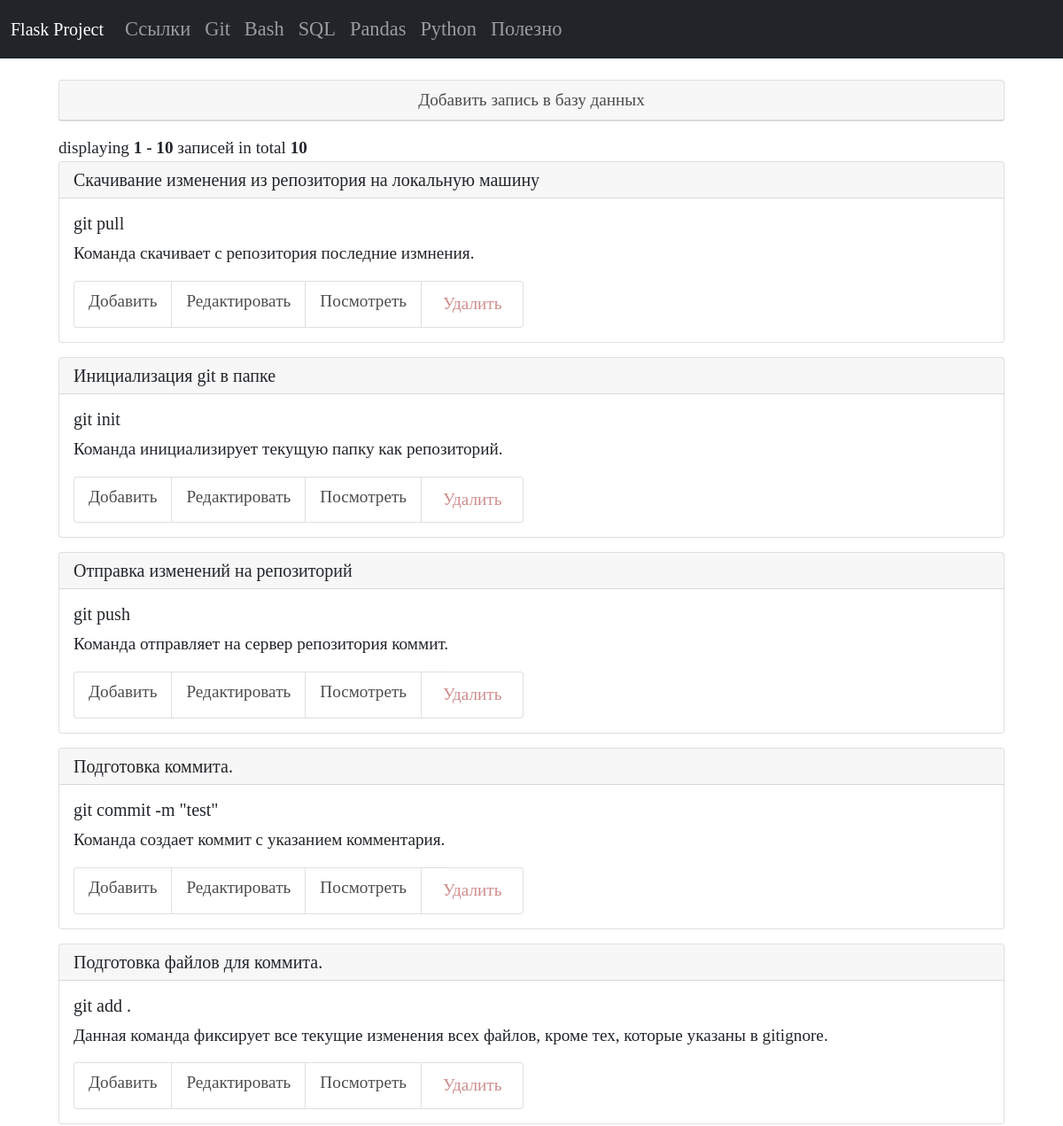
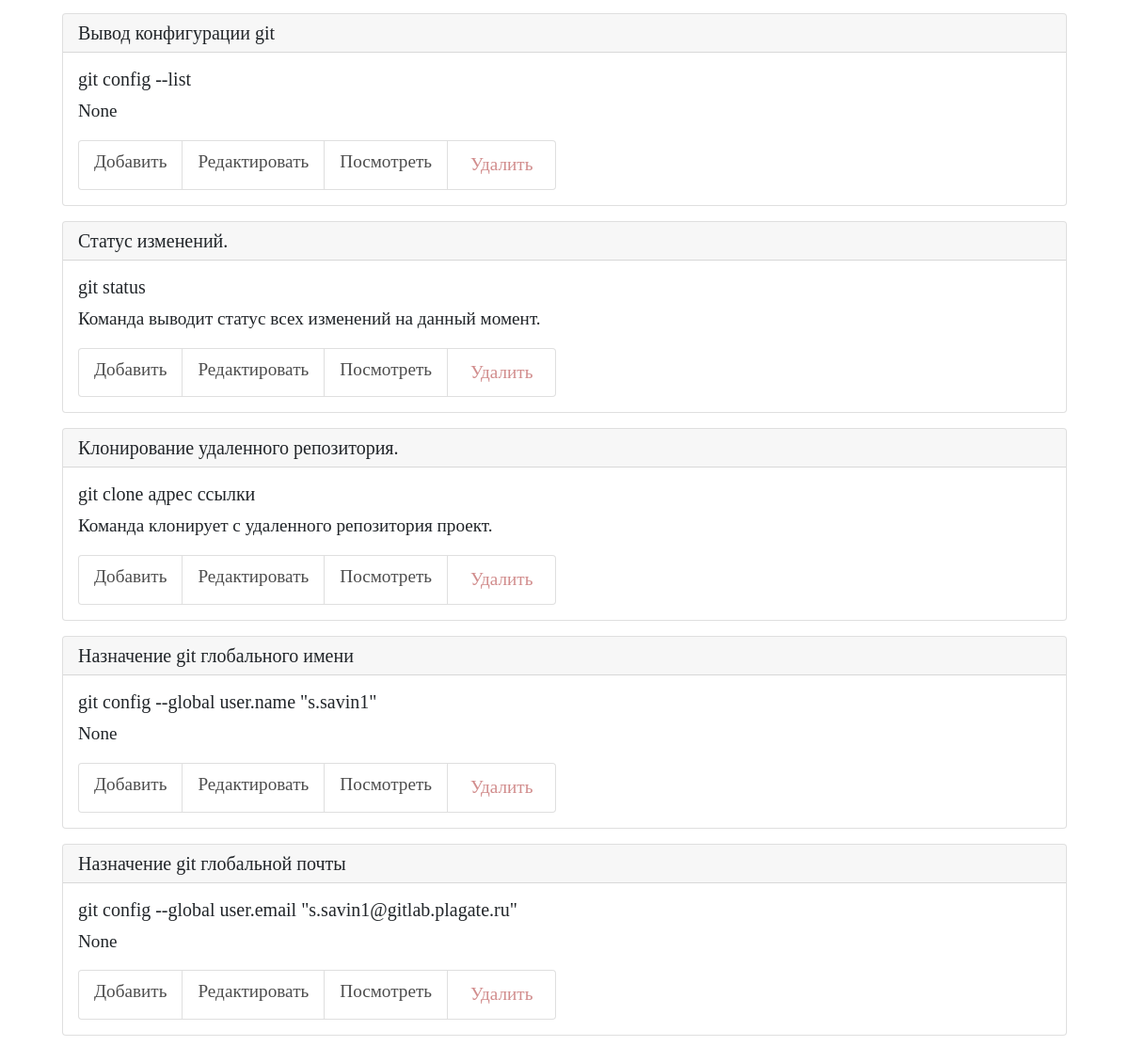
/git, run on the app's committed database (2 pictures, top to bottom).
### tables this page shows
CREATE TABLE git (
    git_id INTEGER PRIMARY KEY AUTOINCREMENT,
    git_command TEXT NOT NULL,
    git_name TEXT NOT NULL
  , git_description TEXT);

### app.py (the view)
@app.route("/git")
def git_list_commands():
    conn = get_db_connection()
    git_list = conn.execute("SELECT * FROM git ORDER BY 1 DESC").fetchall()
    conn.close()
    page, per_page, offset = get_page_args(page_parameter='page',
                                           per_page_parameter='per_page')
    total = len(git_list)
    def get_git_list(offset=0, per_page=5):
        return git_list[offset: offset + per_page]
    pagination_git = get_git_list(offset=offset, per_page=per_page)
    pagination = Pagination(page=page, per_page=per_page, total=total,
                            css_framework='bootstrap4',
                            display_msg="Показано <b>{start} - {end}</b> {record_name} из <b>{total}</b>",
                            record_name="записей")
    return render_template("git/git_list_commands.html",
                           git_list=pagination_git,
                           page=page,
                           per_page=per_page,
                           pagination=pagination,
                           )

### app.py (called while the page is built)
def get_db_connection():
    db_path = os.path.join(BASE_DIR, "database.db")
    conn = sqlite3.connect(db_path)
    conn.row_factory = sqlite3.Row
    return conn

### templates/git/git_list_commands.html (shortened to what this page needs)
{% extends "base.html" %} {% block title %}Команды Git{% endblock %} {% block content %}
<div class="container p-4">
   <div class="card mb-3">
      <div class="card-header text-center">
         <a href="{{ url_for('add_git_command') }}">Добавить запись в базу данных</a>
      </div>
   </div>
   {{ pagination.info }}
   {% for git_list in git_list %}
   <div class="card mb-3">
      <h5 class="card-header">{{ git_list['git_name'] }}</h5>
      <div class="card-body">
         <h5 class="card-title">{{ git_list['git_command'] }}</h5>
         <p class="card-text">{{ git_list['git_description'] }}</p>
         <ul class="list-group list-group-horizontal">
            <li class="list-group-item">
               <a href="{{ url_for('add_git_command') }}">Добавить</a>
            </li>
            <li class="list-group-item">
               <a href="{{ url_for('edit_git_command', git_id=git_list['git_id']) }}">Редактировать</a>
            </li>
            <li class="list-group-item">
               <a href="{{ url_for('get_post_git_command', git_id=git_list['git_id']) }}">Посмотреть</a>
            </li>
            <li class="list-group-item delete">
               <form action="{{ url_for('delete_git_command', git_id=git_list['git_id']) }}" class="add" method="POST">
                   <input type="submit" class="button" value="Удалить"
                     onclick="return confirm('Вы уверены что хотите удалить запись?')" />
               </form>
            </li>
         </ul>
      </div>
   </div>
   {% endfor %}
</div>
{% endblock %}

### static/styles.css (style rules this page uses)
* { font-family:Century Gothic; }
.container { font-size: 1.2rem; }
a { color: rgba(0, 0, 0, 0.7); text-decoration: none; }
.button { background: transparent; border-color: transparent; color: rgba(164, 25, 25, 0.5); }
.add { background: transparent; border-color: transparent; }
.card { height: 100%; }

### data on the page
git: git_name "Скачивание изменения из репозитория на локальную машину", git_command "git pull", git_description "Команда скачивает с репозитория последние измнения."
git: git_name "Инициализация git в папке", git_command "git init", git_description "Команда инициализирует текущую папку как репозиторий."
git: git_name "Отправка изменений на репозиторий", git_command "git push", git_description "Команда отправляет на сервер репозитория коммит."
git: git_name "Подготовка коммита.", git_command "git commit -m \"test\"", git_description "Команда создает коммит с указанием комментария."
git: git_name "Подготовка файлов для коммита.", git_command "git add .", git_description "Данная команда фиксирует все текущие изменения всех файлов, кроме тех, которые указаны в gitignore."
git: git_name "Вывод конфигурации git", git_command "git config --list", git_description "None"
git: git_name "Статус изменений.", git_command "git status", git_description "Команда выводит статус всех изменений на данный момент."
git: git_name "Клонирование удаленного репозитория.", git_command "git clone адрес ссылки", git_description "Команда клонирует с удаленного репозитория проект."
git: git_name "Назначение git глобального имени", git_command "git config --global user.name \"s.savin1\"", git_description "None"
git: git_name "Назначение git глобальной почты", git_command "git config --global user.email \"s.savin1@gitlab.plagate.ru\"", git_description "None"

### other printed values
{{ pagination.info }} "displaying 1 - 10 записей in total 10"
